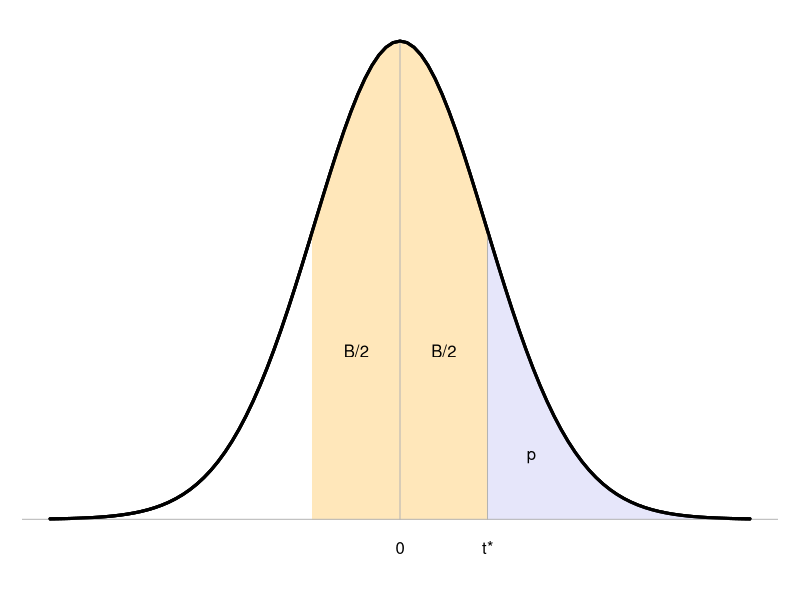

Recreate this plot in R.
## ---- chunk 1
# adapted from `kritieketwaarden_hulpfiguur.R`
# HQ 20140320
# alles met df=49
op <- par(mar=c(3,1,1,1)+0.1)
xx <- seq(1,4,by=.01)
yy <- dt(xx,df=49)
curve( dt(x,df=49), from=-4, to=4, xaxt="n", yaxt="n", xlab="", ylab="", bty="n", lwd=3 )
polygon( x=c(1,xx), y=c(0,yy), col="lavender", border="lavender" )
# 20240828 added other polygon corresponding to B, three commands
xx <- seq(-1,1,by=.01) 
yy <- dt(xx,df=49)
polygon( x=c(-1,xx,1), y=c(0,yy,0), col="wheat1", border="wheat1" )
#
curve( dt(x,df=49), from=-4, to=4, xaxt="n", yaxt="n", xlab="", ylab="", bty="n", lwd=3, add=TRUE )
text( 1.5, dt(1.5,df=49)*.4, "p", adj=.5, cex=1 )
# 20240828 added other polygon corresponding to B, two more commands
text( -0.5, dt(0.5,df=49)*.4, "B/2", adj=.5, cex=1 )
text( +0.5, dt(0.5,df=49)*.4, "B/2", adj=.5, cex=1 )
#
axis( side=1, at=c(0,1), labels=c("0","t*"), cex=1, tick=F, line=-1 ) # cex is ignored
abline( h=0, lty=1, col="grey70" )
segments( x0=0, x1=0, y0=0, y1=dt(0,df=49), col="grey70" )
segments( x0=1, x1=1, y0=0, y1=yy[1], col="grey70" )
curve( dt(x,df=49), from=-4, to=4, xaxt="n", yaxt="n", xlab="", ylab="", bty="n", lwd=3, add=TRUE )
## ---- chunk 2
pvals <- c(.2,.1,.05,.025,.01,.005,.0025,.001)
df <- c( seq(1,25,by=1),30,40,50,100,200,400 ) 
# add extra row for infinity d.f. (using normal distro)
# add extra columns, one for d.f. values and one for spacing
appendixt1 <- matrix("",nrow=length(df)+1,ncol=2+length(pvals)) # matrix of char strings
for (i in 1:length(df)) 
  for (j in 1:length(pvals))
    appendixt1[i,j+2] <- format( qt( p=pvals[j], lower.tail=FALSE, df=df[i] ),
                               digits=4, nsmall=3 )
i <- length(df)+1 # last row of matrix: normal distrib values
for (j in 1:length(pvals))
  appendixt1[i,j+2] <- format( qnorm( p=pvals[j], lower.tail=FALSE ),
                               digits=4, nsmall=3 )
appendixt1[,1] <- c( format(df)," ∞ " ) # first column
appendixt1 <- rbind(
  c( "", "p", as.character(pvals) ),
  c( "", "B", paste(as.character(100-200*pvals),"%",sep="" ) ),
  appendixt1
)
# suppress first row, and use as column names
knitr::kable(
  appendixt1[-1,], booktabs=TRUE, col.names=appendixt1[1,], align="c" )
